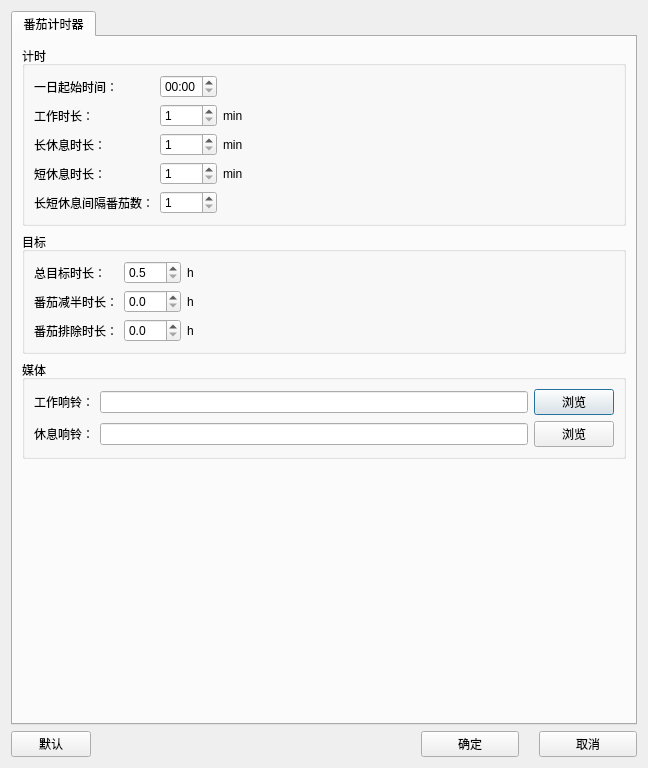
<?xml version="1.0" encoding="UTF-8"?>
<ui version="4.0">
 <class>SettingDialog</class>
 <widget class="QDialog" name="SettingDialog">
  <property name="geometry">
   <rect>
    <x>0</x>
    <y>0</y>
    <width>648</width>
    <height>768</height>
   </rect>
  </property>
  <property name="windowTitle">
   <string>设置</string>
  </property>
  <property name="styleSheet">
   <string notr="true"/>
  </property>
  <layout class="QVBoxLayout" name="verticalLayout">
   <item>
    <widget class="QTabWidget" name="tabWidget">
     <property name="styleSheet">
      <string notr="true"/>
     </property>
     <property name="currentIndex">
      <number>0</number>
     </property>
     <widget class="QWidget" name="tab">
      <attribute name="title">
       <string>番茄计时器</string>
      </attribute>
      <layout class="QVBoxLayout" name="verticalLayout_2">
       <item>
        <widget class="QGroupBox" name="groupBox">
         <property name="title">
          <string>计时</string>
         </property>
         <layout class="QHBoxLayout" name="horizontalLayout_3">
          <item>
           <layout class="QGridLayout" name="gridLayout">
            <item row="0" column="0">
             <widget class="QLabel" name="label_start_time">
              <property name="text">
               <string>一日起始时间：</string>
              </property>
             </widget>
            </item>
            <item row="0" column="1">
             <widget class="QTimeEdit" name="timeEdit_start_time">
              <property name="focusPolicy">
               <enum>Qt::TabFocus</enum>
              </property>
              <property name="displayFormat">
               <string>HH:mm</string>
              </property>
             </widget>
            </item>
            <item row="1" column="0">
             <widget class="QLabel" name="label_work_time">
              <property name="text">
               <string>工作时长：</string>
              </property>
             </widget>
            </item>
            <item row="1" column="1">
             <widget class="QSpinBox" name="spinBox_work_time">
              <property name="focusPolicy">
               <enum>Qt::TabFocus</enum>
              </property>
              <property name="buttonSymbols">
               <enum>QAbstractSpinBox::UpDownArrows</enum>
              </property>
              <property name="accelerated">
               <bool>false</bool>
              </property>
              <property name="minimum">
               <number>1</number>
              </property>
              <property name="maximum">
               <number>300</number>
              </property>
              <property name="singleStep">
               <number>1</number>
              </property>
             </widget>
            </item>
            <item row="1" column="2">
             <widget class="QLabel" name="label_min1">
              <property name="text">
               <string>min</string>
              </property>
             </widget>
            </item>
            <item row="2" column="0">
             <widget class="QLabel" name="label_long_rest_time">
              <property name="text">
               <string>长休息时长：</string>
              </property>
             </widget>
            </item>
            <item row="2" column="1">
             <widget class="QSpinBox" name="spinBox_long_rest_time">
              <property name="focusPolicy">
               <enum>Qt::TabFocus</enum>
              </property>
              <property name="minimum">
               <number>1</number>
              </property>
              <property name="maximum">
               <number>180</number>
              </property>
             </widget>
            </item>
            <item row="2" column="2">
             <widget class="QLabel" name="label_min2">
              <property name="text">
               <string>min</string>
              </property>
             </widget>
            </item>
            <item row="3" column="0">
             <widget class="QLabel" name="label_short_rest_time">
              <property name="text">
               <string>短休息时长：</string>
              </property>
             </widget>
            </item>
            <item row="3" column="1">
             <widget class="QSpinBox" name="spinBox_short_rest_time">
              <property name="focusPolicy">
               <enum>Qt::TabFocus</enum>
              </property>
              <property name="minimum">
               <number>1</number>
              </property>
              <property name="maximum">
               <number>60</number>
              </property>
             </widget>
            </item>
            <item row="3" column="2">
             <widget class="QLabel" name="label_min3">
              <property name="text">
               <string>min</string>
              </property>
             </widget>
            </item>
            <item row="4" column="0">
             <widget class="QLabel" name="label_long_rest_trigger">
              <property name="text">
               <string>长短休息间隔番茄数：</string>
              </property>
             </widget>
            </item>
            <item row="4" column="1">
             <widget class="QSpinBox" name="spinBox_long_rest_trigger">
              <property name="focusPolicy">
               <enum>Qt::TabFocus</enum>
              </property>
              <property name="minimum">
               <number>1</number>
              </property>
              <property name="maximum">
               <number>60</number>
              </property>
             </widget>
            </item>
           </layout>
          </item>
          <item>
           <spacer name="horizontalSpacer_2">
            <property name="orientation">
             <enum>Qt::Horizontal</enum>
            </property>
            <property name="sizeHint" stdset="0">
             <size>
              <width>40</width>
              <height>20</height>
             </size>
            </property>
           </spacer>
          </item>
         </layout>
        </widget>
       </item>
       <item>
        <widget class="QGroupBox" name="groupBox_2">
         <property name="title">
          <string>目标</string>
         </property>
         <layout class="QHBoxLayout" name="horizontalLayout_4">
          <item>
           <layout class="QGridLayout" name="gridLayout_2">
            <item row="0" column="0">
             <widget class="QLabel" name="label_g_total">
              <property name="text">
               <string>总目标时长：</string>
              </property>
             </widget>
            </item>
            <item row="0" column="1">
             <widget class="QDoubleSpinBox" name="spinBox_g_total">
              <property name="focusPolicy">
               <enum>Qt::TabFocus</enum>
              </property>
              <property name="decimals">
               <number>1</number>
              </property>
              <property name="minimum">
               <double>0.500000000000000</double>
              </property>
              <property name="singleStep">
               <double>0.500000000000000</double>
              </property>
             </widget>
            </item>
            <item row="0" column="2">
             <widget class="QLabel" name="label_h1">
              <property name="text">
               <string>h</string>
              </property>
             </widget>
            </item>
            <item row="1" column="0">
             <widget class="QLabel" name="label_g_half">
              <property name="text">
               <string>番茄减半时长：</string>
              </property>
             </widget>
            </item>
            <item row="1" column="1">
             <widget class="QDoubleSpinBox" name="spinBox_g_half">
              <property name="focusPolicy">
               <enum>Qt::TabFocus</enum>
              </property>
              <property name="decimals">
               <number>1</number>
              </property>
              <property name="minimum">
               <double>0.000000000000000</double>
              </property>
              <property name="singleStep">
               <double>0.500000000000000</double>
              </property>
              <property name="value">
               <double>0.000000000000000</double>
              </property>
             </widget>
            </item>
            <item row="1" column="2">
             <widget class="QLabel" name="label_h2">
              <property name="text">
               <string>h</string>
              </property>
             </widget>
            </item>
            <item row="2" column="0">
             <widget class="QLabel" name="label_g_zero">
              <property name="toolTip">
               <string/>
              </property>
              <property name="whatsThis">
               <string>消耗番茄获得当日工作时长目标减免</string>
              </property>
              <property name="text">
               <string>番茄排除时长：</string>
              </property>
             </widget>
            </item>
            <item row="2" column="1">
             <widget class="QDoubleSpinBox" name="spinBox_g_zero">
              <property name="focusPolicy">
               <enum>Qt::TabFocus</enum>
              </property>
              <property name="decimals">
               <number>1</number>
              </property>
              <property name="minimum">
               <double>0.000000000000000</double>
              </property>
              <property name="singleStep">
               <double>0.500000000000000</double>
              </property>
              <property name="value">
               <double>0.000000000000000</double>
              </property>
             </widget>
            </item>
            <item row="2" column="2">
             <widget class="QLabel" name="label_h3">
              <property name="text">
               <string>h</string>
              </property>
             </widget>
            </item>
           </layout>
          </item>
          <item>
           <spacer name="horizontalSpacer_3">
            <property name="orientation">
             <enum>Qt::Horizontal</enum>
            </property>
            <property name="sizeHint" stdset="0">
             <size>
              <width>40</width>
              <height>20</height>
             </size>
            </property>
           </spacer>
          </item>
         </layout>
        </widget>
       </item>
       <item>
        <widget class="QGroupBox" name="groupBox_3">
         <property name="title">
          <string>媒体</string>
         </property>
         <layout class="QHBoxLayout" name="horizontalLayout_5">
          <item>
           <layout class="QGridLayout" name="gridLayout_3">
            <item row="0" column="0">
             <widget class="QLabel" name="label_media_t">
              <property name="text">
               <string>工作响铃：</string>
              </property>
             </widget>
            </item>
            <item row="0" column="1">
             <widget class="QLineEdit" name="lineEdit_media_t">
              <property name="dragEnabled">
               <bool>false</bool>
              </property>
              <property name="readOnly">
               <bool>true</bool>
              </property>
              <property name="clearButtonEnabled">
               <bool>false</bool>
              </property>
             </widget>
            </item>
            <item row="0" column="2">
             <widget class="QPushButton" name="btn_media_t">
              <property name="text">
               <string>浏览</string>
              </property>
              <property name="checkable">
               <bool>true</bool>
              </property>
             </widget>
            </item>
            <item row="1" column="0">
             <widget class="QLabel" name="label_media_r">
              <property name="text">
               <string>休息响铃：</string>
              </property>
             </widget>
            </item>
            <item row="1" column="1">
             <widget class="QLineEdit" name="lineEdit_media_r">
              <property name="dragEnabled">
               <bool>false</bool>
              </property>
              <property name="readOnly">
               <bool>true</bool>
              </property>
              <property name="clearButtonEnabled">
               <bool>false</bool>
              </property>
             </widget>
            </item>
            <item row="1" column="2">
             <widget class="QPushButton" name="btn_media_r">
              <property name="text">
               <string>浏览</string>
              </property>
              <property name="checkable">
               <bool>true</bool>
              </property>
             </widget>
            </item>
           </layout>
          </item>
         </layout>
        </widget>
       </item>
       <item>
        <spacer name="verticalSpacer_4">
         <property name="orientation">
          <enum>Qt::Vertical</enum>
         </property>
         <property name="sizeHint" stdset="0">
          <size>
           <width>20</width>
           <height>40</height>
          </size>
         </property>
        </spacer>
       </item>
      </layout>
     </widget>
    </widget>
   </item>
   <item>
    <layout class="QHBoxLayout" name="horizontalLayout_2" stretch="0,6,4">
     <property name="topMargin">
      <number>0</number>
     </property>
     <property name="bottomMargin">
      <number>0</number>
     </property>
     <item>
      <widget class="QPushButton" name="btn_OK_2">
       <property name="sizePolicy">
        <sizepolicy hsizetype="Minimum" vsizetype="Minimum">
         <horstretch>0</horstretch>
         <verstretch>0</verstretch>
        </sizepolicy>
       </property>
       <property name="focusPolicy">
        <enum>Qt::StrongFocus</enum>
       </property>
       <property name="styleSheet">
        <string notr="true"/>
       </property>
       <property name="text">
        <string>默认</string>
       </property>
       <property name="checkable">
        <bool>true</bool>
       </property>
      </widget>
     </item>
     <item>
      <spacer name="horizontalSpacer">
       <property name="orientation">
        <enum>Qt::Horizontal</enum>
       </property>
       <property name="sizeHint" stdset="0">
        <size>
         <width>40</width>
         <height>20</height>
        </size>
       </property>
      </spacer>
     </item>
     <item>
      <layout class="QHBoxLayout" name="horizontalLayout">
       <property name="spacing">
        <number>20</number>
       </property>
       <item>
        <widget class="QPushButton" name="btn_OK">
         <property name="sizePolicy">
          <sizepolicy hsizetype="Minimum" vsizetype="Minimum">
           <horstretch>0</horstretch>
           <verstretch>0</verstretch>
          </sizepolicy>
         </property>
         <property name="focusPolicy">
          <enum>Qt::StrongFocus</enum>
         </property>
         <property name="styleSheet">
          <string notr="true"/>
         </property>
         <property name="text">
          <string>确定</string>
         </property>
         <property name="checkable">
          <bool>true</bool>
         </property>
        </widget>
       </item>
       <item>
        <widget class="QPushButton" name="btn_cancel">
         <property name="sizePolicy">
          <sizepolicy hsizetype="Minimum" vsizetype="Minimum">
           <horstretch>0</horstretch>
           <verstretch>0</verstretch>
          </sizepolicy>
         </property>
         <property name="focusPolicy">
          <enum>Qt::StrongFocus</enum>
         </property>
         <property name="styleSheet">
          <string notr="true"/>
         </property>
         <property name="text">
          <string>取消</string>
         </property>
         <property name="checkable">
          <bool>true</bool>
         </property>
        </widget>
       </item>
      </layout>
     </item>
    </layout>
   </item>
  </layout>
 </widget>
 <resources/>
 <connections/>
</ui>
